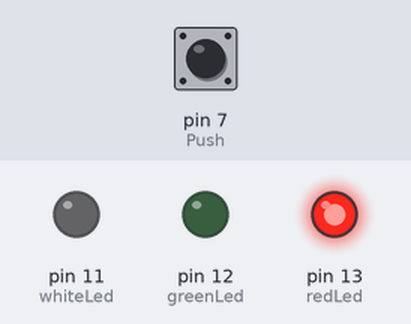
Bench run of a sketch on a simulated Arduino Uno, built with avr-gcc and run on an emulated ATmega328P. On the bench: output pins drawn as LEDs (lit = HIGH). Inputs (shaded band) come from the test bench; at power-on: pin 7 (Push) LOW.

Above: at 0.05 s.
Timing chart, 0 to 3.0 s (numbered marks = the images above):
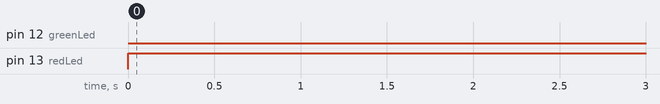

Measured:
- by itself, pin 12 (greenLed): LOW → HIGH at 120 s, → LOW 0.50 s later, → HIGH 0.50 s later, → LOW 0.50 s later, … (10 changes in this stretch)
- by itself, pin 13 (redLed): LOW → HIGH at 0.00 s

The sketch:

SHAMS_Hermione_Potions.ino
```cpp
#include "Timer.h"
int Push = 7;
int redLed = 13;
int greenLed = 12;
int whiteLed = 11;
int val = HIGH;     // variable for reading the pin status
Timer mytimer;
void setup() {
pinMode(Push, INPUT);
pinMode(redLed, OUTPUT);
pinMode(greenLed, OUTPUT);
pinMode(whiteLed, OUTPUT);
//Flashes the Green LED for 5 seconds every 2 minutes
mytimer.every(120000,Green);
//Flashes the White LED for 10 seconds at 5 minutes and at 8 minutes
mytimer.after(300000,White);
mytimer.after(480000,White);
//turn off the red led after 15 min.
mytimer.after(900000,Red);

}
void Green(){
  for(int i=0;i<5;i++){
 //make led blink for 5 seconds
    digitalWrite(12, HIGH);   // turn the LED on (HIGH is the voltage level)
  delay(500);                       // wait for a half second
  digitalWrite(12, LOW);    // turn the LED off by making the voltage LOW
  delay(500);                       // wait for a half second
    }
}
void White(){
   for(int i=0;i<10;i++){
 //make led blink for 10 seconds
    digitalWrite(11, HIGH);   // turn the LED on (HIGH is the voltage level)
  delay(500);                       // wait for a half second
  digitalWrite(11, LOW);    // turn the LED off by making the voltage LOW
  delay(500);                       // wait for a half second
    }
}
void Red(){
  digitalWrite(13, LOW);
}
void loop() {
  //check if button pushed or not to start the main recipe routine
  while(val==HIGH){
    val = digitalRead(Push);
  }
mytimer.update();
//turn on red led
 digitalWrite(13, HIGH);
}
```
